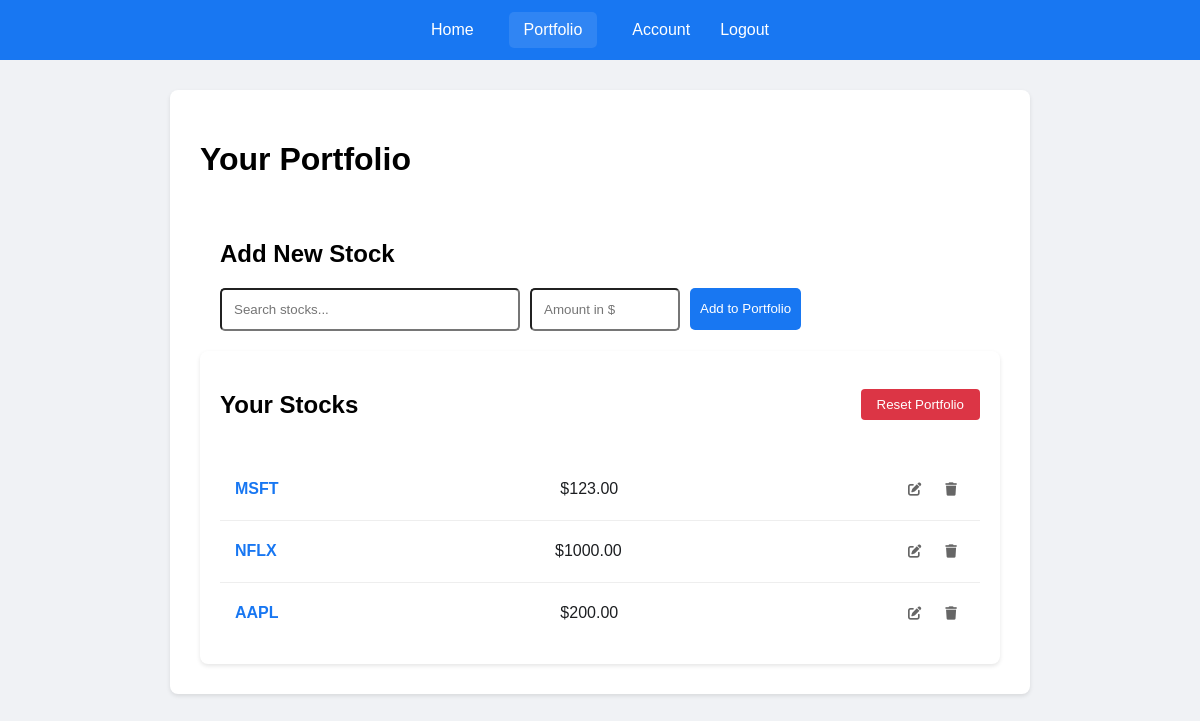
Before: /portfolio (signed in) with the older database file.
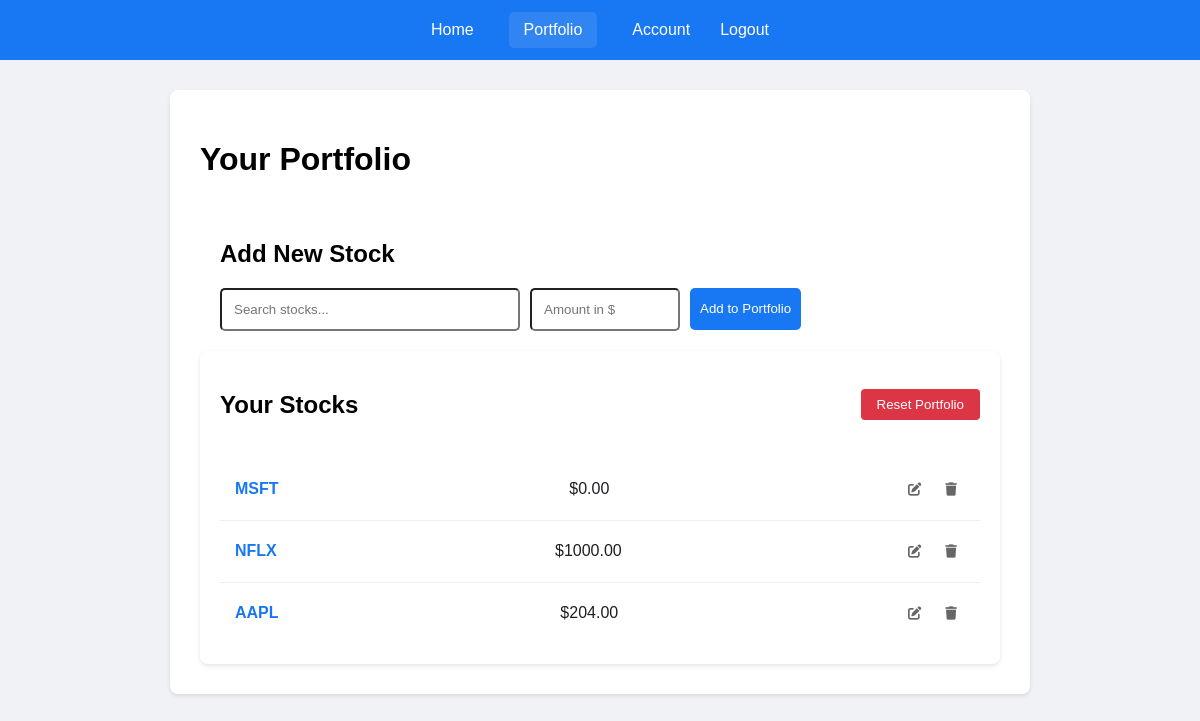
After: the same page with the newer database file.
### app.py (models this page shows)
class PortfolioItem(db.Model):
    id = db.Column(db.Integer, primary_key=True)
    user_id = db.Column(db.Integer, db.ForeignKey('user.id'), nullable=False)
    ticker = db.Column(db.String(10), nullable=False)
    amount = db.Column(db.Float, nullable=False)
    user = db.relationship('User', backref=db.backref('portfolio_items', lazy=True))

### app.py (the view)
@app.route('/portfolio')
def portfolio():
    if 'user_email' not in session:
        return redirect(url_for('home'))
    user = User.query.filter_by(email=session['user_email']).first()
    if not user:
        session.pop('user_email', None)
        return redirect(url_for('home'))
    portfolio_items = PortfolioItem.query.filter_by(user_id=user.id).all()
    return render_template('portfolio.html', username=user.username, portfolio_items=portfolio_items)

### templates/portfolio.html (shortened to what this page needs)
<!DOCTYPE html>
<html lang="en">
<head>
    <link rel="stylesheet" href="{{ url_for('static', filename='style.css') }}">
    <link rel="stylesheet" href="https://cdnjs.cloudflare.com/ajax/libs/font-awesome/6.0.0/css/all.min.css">
</head>
<body>
    <div class="top-bar">
        <div class="container">
            <div class="nav-links">
                <a href="{{ url_for('dashboard') }}">Home</a>
                <a href="{{ url_for('portfolio') }}" class="active">Portfolio</a>
                <a href="{{ url_for('account') }}">Account</a>
            </div>
            <a href="/logout" class="logout-btn" onclick="showLogoutModal(event)">Logout</a>
        </div>
    </div>
    <div class="container dashboard">
        <h1>Your Portfolio</h1>
        <div class="add-stock-section">
            <h2>Add New Stock</h2>
            <div class="add-stock-form">
                <div class="search-container">
                    <input type="text" id="stock-ticker" placeholder="Search stocks..." autocomplete="off">
                </div>
                <input type="number" id="stock-amount" placeholder="Amount in $" min="0" step="0.01">
                <button id="add-to-portfolio">Add to Portfolio</button>
            </div>
        </div>
        <div class="portfolio-list">
            <div class="portfolio-header">
                <h2>Your Stocks</h2>
                <button id="reset-portfolio" class="reset-button">Reset Portfolio</button>
            </div>
            <div id="portfolioItems">
                {% for item in portfolio_items %}
                <div class="portfolio-item" data-id="{{ item.id }}">
                    <span class="ticker">{{ item.ticker }}</span>
                    <span class="amount">${{ "%.2f"|format(item.amount) }}</span>
                    <div class="item-actions">
                        <button class="action-btn edit-btn" onclick="showEditModal('{{ item.id }}', '{{ item.ticker }}', {{ item.amount }})">
                            <i class="fas fa-edit"></i>
                        </button>
                        <button class="action-btn delete-btn" onclick="showDeleteModal('{{ item.id }}', '{{ item.ticker }}')">
                            <i class="fas fa-trash"></i>
                        </button>
                    </div>
                </div>
                {% endfor %}
            </div>
        </div>
    </div>
</body>
</html>

### static/style.css (style rules this page uses)
body { font-family: Arial, sans-serif; margin: 0; padding: 0; background-color: #f0f2f5; }
.container { max-width: 800px; margin: 0 auto; padding: 20px; }
input { padding: 12px; border-radius: 5px; width: 100%; box-sizing: border-box; }
button { padding: 10px; background-color: #1877f2; color: white; border: none; border-radius: 5px; cursor: pointer; }
.top-bar { background-color: #1877f2; color: white; height: 60px; display: flex; align-items: center; }
.top-bar .container { display: flex; justify-content: space-between; align-items: center; padding: 0 20px; height: 100%; margin: 0 auto; }
.nav-links { display: flex; gap: 20px; height: 100%; align-items: center; }
.nav-links a { color: white; text-decoration: none; padding: 8px 15px; border-radius: 5px; height: 20px; display: flex; align-items: center; }
.logout-btn { color: white; text-decoration: none; padding: 8px 15px; border-radius: 5px; height: 20px; display: flex; align-items: center; background: none; }
.dashboard { margin-top: 0; }
.nav-links a:hover, .nav-links a.active { background-color: rgba(255, 255, 255, 0.1); }
.portfolio-list { background-color: white; padding: 20px; border-radius: 8px; box-shadow: 0 2px 4px rgba(0, 0, 0, 0.1); }
.portfolio-item { display: flex; justify-content: space-between; align-items: center; padding: 15px; border-bottom: 1px solid #eee; }
.portfolio-item:last-child { border-bottom: none; }
.ticker { font-weight: bold; color: #1877f2; }
.amount { color: #1c1e21; }
.container.dashboard { background-color: white; border-radius: 8px; box-shadow: 0 2px 4px rgba(0, 0, 0, 0.1); padding: 30px; margin-top: 30px; }
.search-container { position: relative; flex: 1; max-width: 300px; }
.add-stock-section { padding: 20px; }
.add-stock-form { display: flex; gap: 10px; align-items: flex-start; }
#stock-amount { width: 150px; }
#add-to-portfolio { height: 42px; white-space: nowrap; }
.portfolio-header { display: flex; justify-content: space-between; align-items: center; margin-bottom: 20px; }
.reset-button { background-color: #dc3545; color: white; padding: 8px 16px; border: none; border-radius: 4px; cursor: pointer; }
.item-actions { display: flex; gap: 8px; }
.action-btn { background: none; border: none; padding: 8px; cursor: pointer; border-radius: 4px; color: #666; transition: all 0.2s; }

Changed rows visible on the page:
changed PortfolioItem "MSFT": amount "123.00" → "0.00"
changed PortfolioItem "AAPL": amount "200.00" → "204.00"
